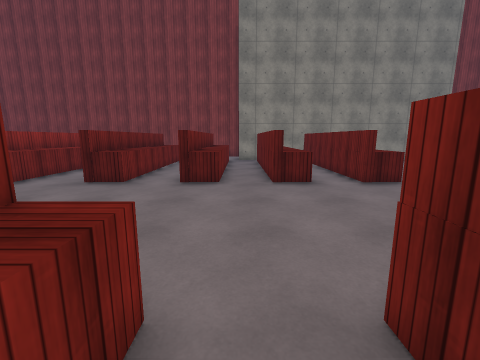
view 1 (above)

20 first-person views from a walk through a 3-D level made in the Unity game engine. The camera is 1.5 m above the floor, tilts 10° down and sees 90° across. The floor is counted in squares, 1 m on a side. Each view is taken from the middle of a square. On the plan, view 1 faces up. The plan holds only what a view shows up to about 13 squares ahead; the rest is blank. The place goes on beyond the plan. The player is left out. Surface patterns are stand-ins for the level's own textures.

view 2
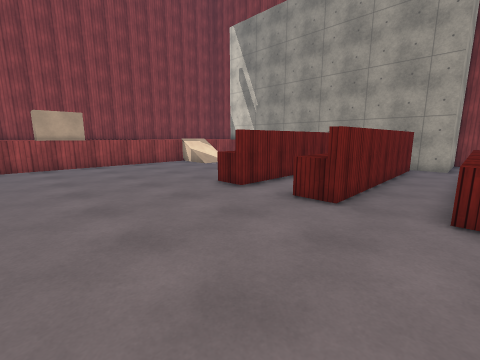

view 3
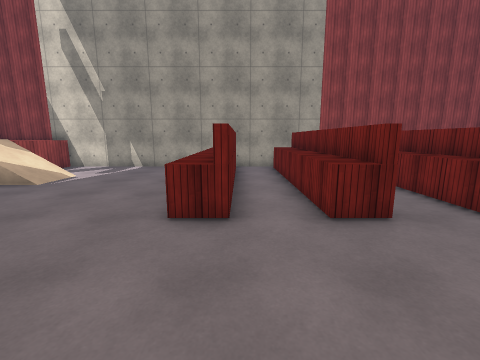

view 4
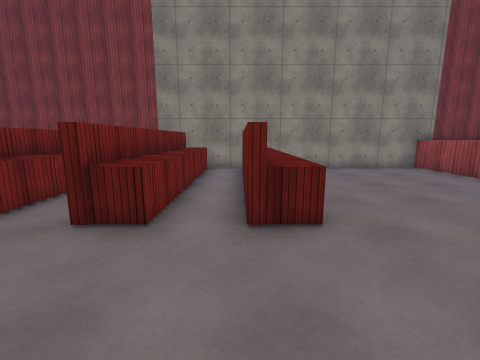

view 5
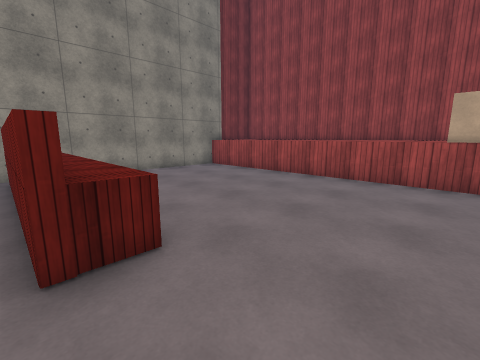

view 6
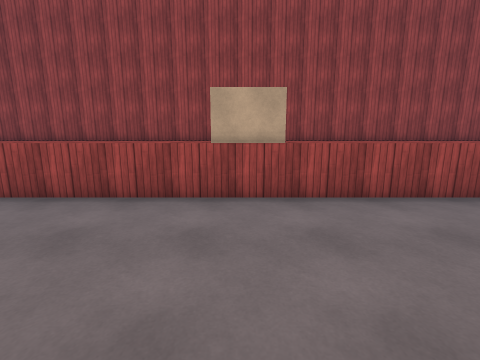

view 7
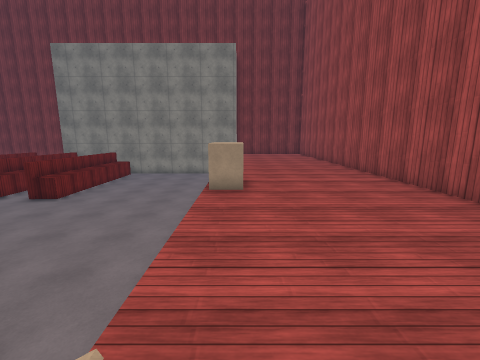

view 8
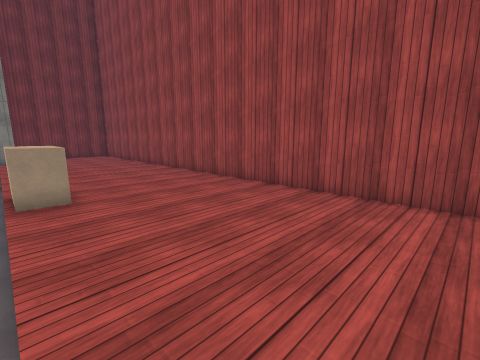

view 9
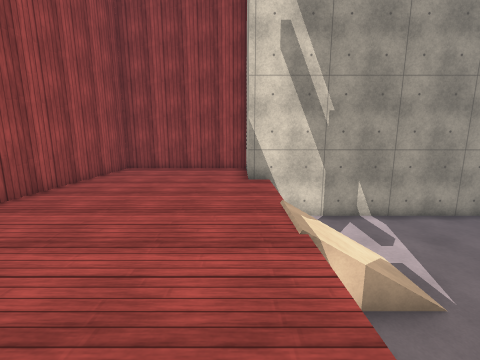

view 10
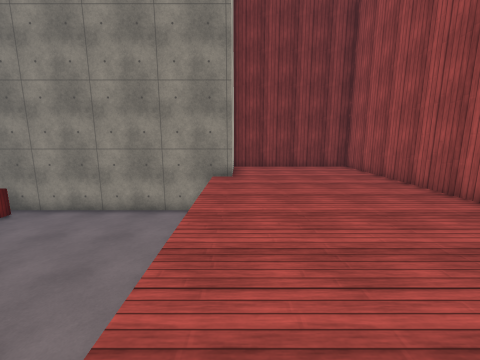

view 11
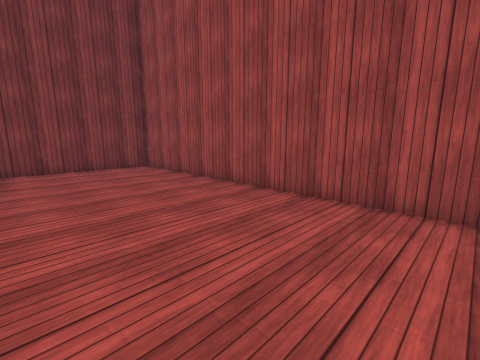

view 12
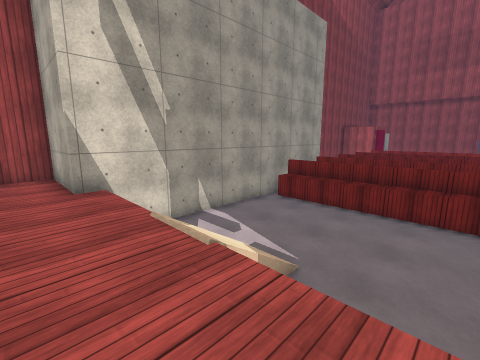

view 13
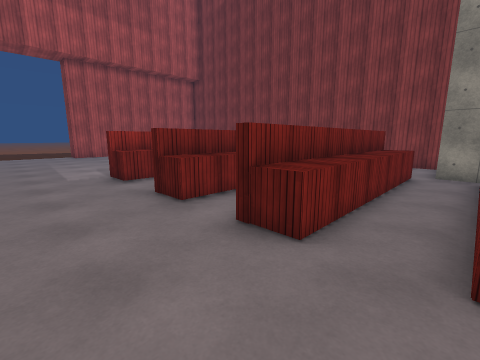

view 14
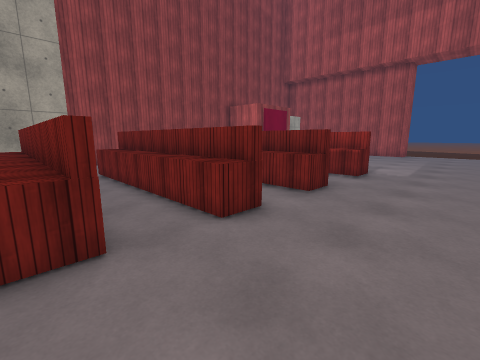

view 15
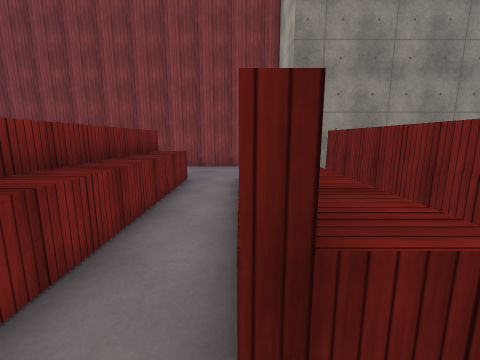

view 16
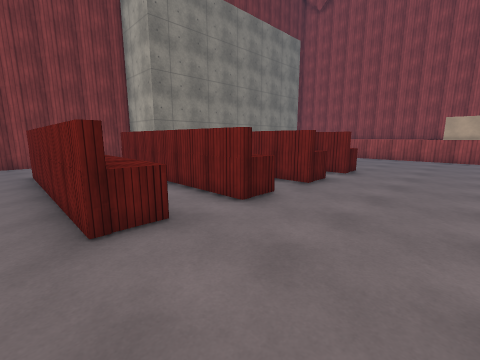

view 17
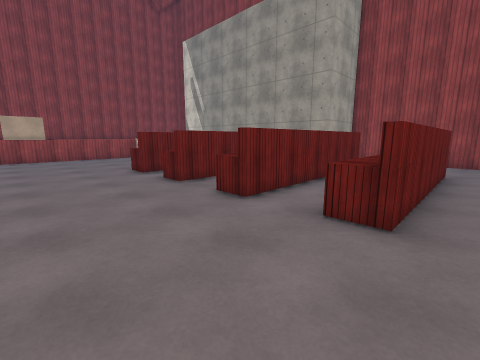

view 18
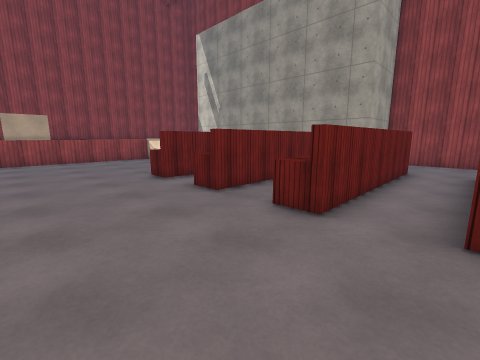

view 19
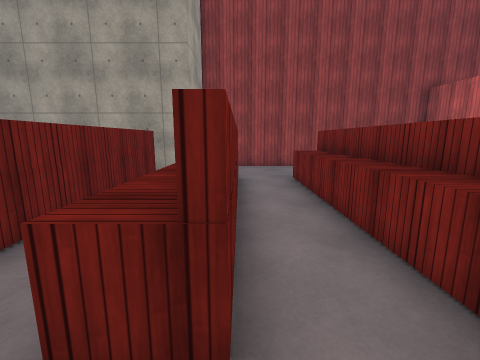

view 20
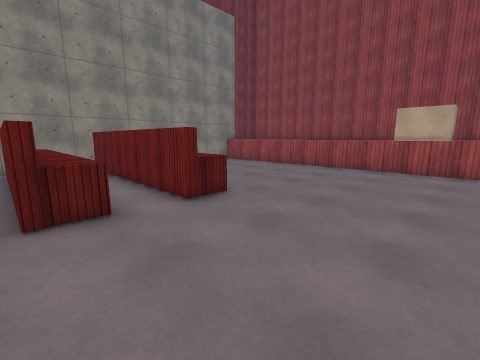

### Floor plan
Key: @ floor where view 1 was taken; # wall or solid block; x gap in a wall; . main floor; : floor 1.25 m higher than the main floor; / step, stairs or slope; = window, fence, low wall or low ledge; ^ raised ledge; B block.
Columns run from 6 left of view 1 to 20 right of it. Each row starts with its distance up from view 1.
 20 #######             #######
 19 ......              #:::::#
 18 ......              #:::::#
 17 ......             ##:::::#
 16 ....#=##############::::::#
 15 .#^.#^.#^.#^.......:::::::#
 14 .#^.#^.#^.# .......:::::::#
 13 .#^.#^.#^.#^ ......:::::::#
 12 .#^.#^.#^.#^ ......:::::::#
 11 .#^.#^.#^.#^ ......:::::::#
 10 .#^.#^.#^.#^.......:::::::#
  9 .#^.#^.#^.#^.......:::::::#
  8 .#^.#^.#^.#^.......:::::::#
  7 ...................:::::::#
  6 ...................BB:::::#
  5 ...................#B:::::#
  4 ...................#B:::::#
  3 ...................:::::::#
  2 ....##..^..^.......:::::::#
  1 .#^.#^.#^.#^.......:::::::#
  0 .#^.#^@#^.#^.......:::::::#
 -1 .#^.#^.#^.#^......./::::::#
 -2 .#^.#^.#^.#^.....///::::::#
 -3 .#^.#^.#^.#^..... B/::::::#
 -4 .#^.#^.#^.#^......./::::::#
 -5 .#^.#^.#^.#^.......:::::::#
 -6 .#^.#^.x^.x^.......=::::::#
 -7 ..... ###############:::::#
 -8 ..... #             #:::::#
 -9 ..... #             #:::::#
-10 #######             #######

Positions as (right, up) in squares from view 1, and headings:
1: (0, 0), facing up
2: (-1, 7), facing down-right
3: (4, 6), facing down
4: (4, 4), facing up
5: (4, 5), facing up-right
6: (7, 5), facing right
7: (14, -3), facing up
8: (13, -3), facing up-right
9: (14, 2), facing down
10: (14, 7), facing up
11: (14, 7), facing up-right
12: (15, 1), facing down-left
13: (1, 5), facing up-left
14: (2, 5), facing down-left
15: (-2, 7), facing up
16: (-6, 4), facing up-right
17: (-6, 6), facing down-right
18: (-4, 6), facing down-right
19: (-2, 3), facing down
20: (1, 3), facing up-right
